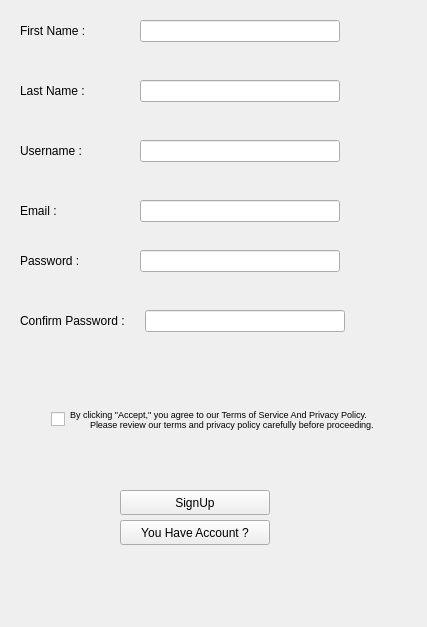
<?xml version="1.0" encoding="UTF-8"?>
<ui version="4.0">
 <class>SignUp</class>
 <widget class="QWidget" name="SignUp">
  <property name="geometry">
   <rect>
    <x>0</x>
    <y>0</y>
    <width>427</width>
    <height>627</height>
   </rect>
  </property>
  <property name="windowTitle">
   <string>Dialog</string>
  </property>
  <widget class="QPushButton" name="FinishSignupButton">
   <property name="geometry">
    <rect>
     <x>120</x>
     <y>490</y>
     <width>150</width>
     <height>25</height>
    </rect>
   </property>
   <property name="minimumSize">
    <size>
     <width>150</width>
     <height>25</height>
    </size>
   </property>
   <property name="maximumSize">
    <size>
     <width>150</width>
     <height>25</height>
    </size>
   </property>
   <property name="text">
    <string>SignUp</string>
   </property>
  </widget>
  <widget class="QPushButton" name="SignInButton">
   <property name="geometry">
    <rect>
     <x>120</x>
     <y>520</y>
     <width>150</width>
     <height>25</height>
    </rect>
   </property>
   <property name="minimumSize">
    <size>
     <width>150</width>
     <height>25</height>
    </size>
   </property>
   <property name="maximumSize">
    <size>
     <width>150</width>
     <height>25</height>
    </size>
   </property>
   <property name="text">
    <string>You Have Account ?</string>
   </property>
  </widget>
  <widget class="QWidget" name="horizontalLayoutWidget">
   <property name="geometry">
    <rect>
     <x>0</x>
     <y>20</y>
     <width>431</width>
     <height>51</height>
    </rect>
   </property>
   <layout class="QHBoxLayout" name="horizontalLayout">
    <property name="spacing">
     <number>20</number>
    </property>
    <property name="sizeConstraint">
     <enum>QLayout::SizeConstraint::SetFixedSize</enum>
    </property>
    <property name="leftMargin">
     <number>20</number>
    </property>
    <property name="rightMargin">
     <number>20</number>
    </property>
    <item>
     <widget class="QLabel" name="FirstNameLabel">
      <property name="minimumSize">
       <size>
        <width>100</width>
        <height>0</height>
       </size>
      </property>
      <property name="text">
       <string>First Name :</string>
      </property>
     </widget>
    </item>
    <item alignment="Qt::AlignmentFlag::AlignLeft">
     <widget class="QLineEdit" name="FirstNameEntry">
      <property name="minimumSize">
       <size>
        <width>200</width>
        <height>0</height>
       </size>
      </property>
     </widget>
    </item>
   </layout>
  </widget>
  <widget class="QWidget" name="horizontalLayoutWidget_2">
   <property name="geometry">
    <rect>
     <x>0</x>
     <y>80</y>
     <width>431</width>
     <height>51</height>
    </rect>
   </property>
   <layout class="QHBoxLayout" name="horizontalLayout_2">
    <property name="spacing">
     <number>20</number>
    </property>
    <property name="sizeConstraint">
     <enum>QLayout::SizeConstraint::SetFixedSize</enum>
    </property>
    <property name="leftMargin">
     <number>20</number>
    </property>
    <property name="rightMargin">
     <number>20</number>
    </property>
    <item>
     <widget class="QLabel" name="LastNameLabel">
      <property name="minimumSize">
       <size>
        <width>100</width>
        <height>0</height>
       </size>
      </property>
      <property name="text">
       <string>Last Name :</string>
      </property>
     </widget>
    </item>
    <item alignment="Qt::AlignmentFlag::AlignLeft">
     <widget class="QLineEdit" name="LastNameEntry">
      <property name="minimumSize">
       <size>
        <width>200</width>
        <height>0</height>
       </size>
      </property>
     </widget>
    </item>
   </layout>
  </widget>
  <widget class="QWidget" name="horizontalLayoutWidget_3">
   <property name="geometry">
    <rect>
     <x>0</x>
     <y>140</y>
     <width>431</width>
     <height>51</height>
    </rect>
   </property>
   <layout class="QHBoxLayout" name="horizontalLayout_3">
    <property name="spacing">
     <number>20</number>
    </property>
    <property name="sizeConstraint">
     <enum>QLayout::SizeConstraint::SetFixedSize</enum>
    </property>
    <property name="leftMargin">
     <number>20</number>
    </property>
    <property name="rightMargin">
     <number>20</number>
    </property>
    <item>
     <widget class="QLabel" name="UsernameLabel">
      <property name="minimumSize">
       <size>
        <width>100</width>
        <height>0</height>
       </size>
      </property>
      <property name="text">
       <string>Username :</string>
      </property>
     </widget>
    </item>
    <item alignment="Qt::AlignmentFlag::AlignLeft">
     <widget class="QLineEdit" name="UsernameEntry">
      <property name="minimumSize">
       <size>
        <width>200</width>
        <height>0</height>
       </size>
      </property>
     </widget>
    </item>
   </layout>
  </widget>
  <widget class="QWidget" name="horizontalLayoutWidget_4">
   <property name="geometry">
    <rect>
     <x>0</x>
     <y>200</y>
     <width>431</width>
     <height>51</height>
    </rect>
   </property>
   <layout class="QHBoxLayout" name="horizontalLayout_4">
    <property name="spacing">
     <number>20</number>
    </property>
    <property name="sizeConstraint">
     <enum>QLayout::SizeConstraint::SetFixedSize</enum>
    </property>
    <property name="leftMargin">
     <number>20</number>
    </property>
    <property name="rightMargin">
     <number>20</number>
    </property>
    <item>
     <widget class="QLabel" name="EmailLabel">
      <property name="minimumSize">
       <size>
        <width>100</width>
        <height>0</height>
       </size>
      </property>
      <property name="text">
       <string>Email :</string>
      </property>
     </widget>
    </item>
    <item alignment="Qt::AlignmentFlag::AlignLeft">
     <widget class="QLineEdit" name="EmailEntry">
      <property name="minimumSize">
       <size>
        <width>200</width>
        <height>0</height>
       </size>
      </property>
     </widget>
    </item>
   </layout>
  </widget>
  <widget class="QWidget" name="horizontalLayoutWidget_5">
   <property name="geometry">
    <rect>
     <x>0</x>
     <y>250</y>
     <width>431</width>
     <height>51</height>
    </rect>
   </property>
   <layout class="QHBoxLayout" name="horizontalLayout_5">
    <property name="spacing">
     <number>20</number>
    </property>
    <property name="sizeConstraint">
     <enum>QLayout::SizeConstraint::SetFixedSize</enum>
    </property>
    <property name="leftMargin">
     <number>20</number>
    </property>
    <property name="rightMargin">
     <number>20</number>
    </property>
    <item>
     <widget class="QLabel" name="PasswordLabel">
      <property name="minimumSize">
       <size>
        <width>100</width>
        <height>0</height>
       </size>
      </property>
      <property name="text">
       <string>Password :</string>
      </property>
     </widget>
    </item>
    <item alignment="Qt::AlignmentFlag::AlignLeft">
     <widget class="QLineEdit" name="PasswordEntry">
      <property name="minimumSize">
       <size>
        <width>200</width>
        <height>0</height>
       </size>
      </property>
     </widget>
    </item>
   </layout>
  </widget>
  <widget class="QWidget" name="horizontalLayoutWidget_6">
   <property name="geometry">
    <rect>
     <x>0</x>
     <y>310</y>
     <width>431</width>
     <height>51</height>
    </rect>
   </property>
   <layout class="QHBoxLayout" name="horizontalLayout_6">
    <property name="spacing">
     <number>20</number>
    </property>
    <property name="sizeConstraint">
     <enum>QLayout::SizeConstraint::SetFixedSize</enum>
    </property>
    <property name="leftMargin">
     <number>20</number>
    </property>
    <property name="rightMargin">
     <number>20</number>
    </property>
    <item>
     <widget class="QLabel" name="ConfirmPasswordLabel">
      <property name="minimumSize">
       <size>
        <width>100</width>
        <height>0</height>
       </size>
      </property>
      <property name="text">
       <string>Confirm Password :</string>
      </property>
     </widget>
    </item>
    <item alignment="Qt::AlignmentFlag::AlignLeft">
     <widget class="QLineEdit" name="ConfirmPasswordEntry">
      <property name="minimumSize">
       <size>
        <width>200</width>
        <height>0</height>
       </size>
      </property>
     </widget>
    </item>
   </layout>
  </widget>
  <widget class="QWidget" name="verticalLayoutWidget">
   <property name="geometry">
    <rect>
     <x>0</x>
     <y>380</y>
     <width>431</width>
     <height>80</height>
    </rect>
   </property>
   <layout class="QVBoxLayout" name="verticalLayout">
    <item alignment="Qt::AlignmentFlag::AlignHCenter">
     <widget class="QCheckBox" name="checkBox">
      <property name="font">
       <font>
        <pointsize>7</pointsize>
       </font>
      </property>
      <property name="text">
       <string>By clicking &quot;Accept,&quot; you agree to our Terms of Service And Privacy Policy.
        Please review our terms and privacy policy carefully before proceeding.</string>
      </property>
     </widget>
    </item>
   </layout>
  </widget>
 </widget>
 <resources/>
 <connections/>
</ui>
